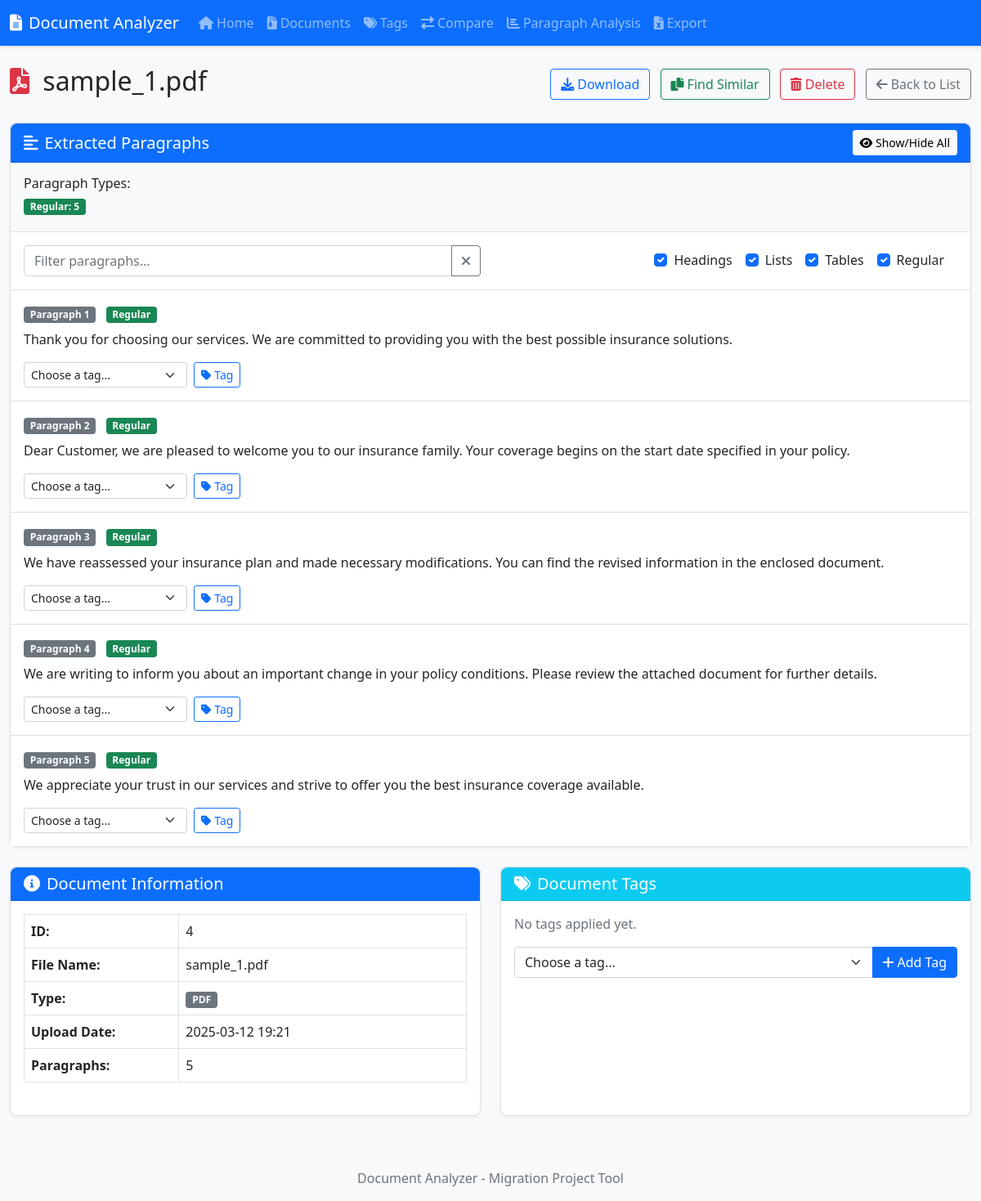
The page /document/4 on the database its author committed.
### models.py (models this page shows, shortened)
class Document(db.Model):
    id = db.Column(db.Integer, primary_key=True)
    filename = db.Column(db.String(255), nullable=False)
    original_filename = db.Column(db.String(255), nullable=False)
    file_type = db.Column(db.String(10), nullable=False)  # 'pdf' or 'docx'
    upload_date = db.Column(db.DateTime, default=datetime.utcnow)
    paragraphs = db.relationship('Paragraph', backref='document', lazy=True, cascade="all, delete-orphan")
    tags = db.relationship('Tag', secondary=document_tags, lazy='subquery',
                          backref=db.backref('documents', lazy=True))

class Paragraph(db.Model):
    id = db.Column(db.Integer, primary_key=True)
    document_id = db.Column(db.Integer, db.ForeignKey('document.id'), nullable=False)
    text = db.Column(db.Text, nullable=False)
    index = db.Column(db.Integer, nullable=False)  # Order within document
    paragraph_type = db.Column(db.String(20), default="regular")  # regular, heading, list-item, table-cell
    similarity_hash = db.Column(db.String(128), nullable=True)
    tags = db.relationship('Tag', secondary=paragraph_tags, lazy='subquery',
                          backref=db.backref('paragraphs', lazy=True))

### app.py (the view)
    @app.route('/document/<int:id>')
    def document_view(id):
        document = Document.query.get_or_404(id)
        all_tags = Tag.query.all()
        return render_template('document_view.html', document=document, all_tags=all_tags)

### templates/document_view.html (shortened to what this page needs)
{% extends 'base.html' %}
{% block content %}
<div class="d-flex justify-content-between align-items-center mb-4">
    <h2>
        {% if document.file_type == 'pdf' %}
            <i class="fas fa-file-pdf text-danger me-2"></i>
        {% else %}
            <i class="fas fa-file-word text-primary me-2"></i>
        {% endif %}
        {{ document.original_filename }}
    </h2>
    <div>
        <a href="{{ url_for('document_download', id=document.id) }}" class="btn btn-outline-primary me-2">
            <i class="fas fa-download me-1"></i>Download
        </a>
        <a href="{{ url_for('similar_documents', id=document.id) }}" class="btn btn-outline-success me-2">
            <i class="fas fa-copy me-1"></i>Find Similar
        </a>
        <button type="button" class="btn btn-outline-danger me-2"
                data-bs-toggle="modal"
                data-bs-target="#deleteDocumentModal">
            <i class="fas fa-trash-alt me-1"></i>Delete
        </button>
        <a href="{{ url_for('document_list') }}" class="btn btn-outline-secondary">
            <i class="fas fa-arrow-left me-1"></i>Back to List
        </a>
    </div>
</div>
<div class="card mb-4">
    <div class="card-header bg-primary text-white d-flex justify-content-between align-items-center">
        <h5 class="card-title mb-0"><i class="fas fa-align-left me-2"></i>Extracted Paragraphs</h5>
        <div>
            <button class="btn btn-sm btn-light" id="toggleAllParagraphs">
                <i class="fas fa-eye"></i> Show/Hide All
            </button>
        </div>
    </div>
    <div class="card-body p-0">
        <div class="p-3 bg-light border-bottom">
            <div class="row">
                <div class="col-md-12">
                    <h6>Paragraph Types:</h6>
                    <div class="d-flex flex-wrap">
                        {% set paragraph_type_counts = {} %}
                        {% for para in document.paragraphs %}
                            {% if para.paragraph_type in paragraph_type_counts %}
                                {% set _ = paragraph_type_counts.update({para.paragraph_type: paragraph_type_counts[para.paragraph_type] + 1}) %}
                            {% else %}
                                {% set _ = paragraph_type_counts.update({para.paragraph_type: 1}) %}
                            {% endif %}
                        {% endfor %}
                        {% for type, count in paragraph_type_counts.items() %}
                            {% if type == 'heading' %}
                                <span class="badge bg-primary me-2 mb-1">Headings: {{ count }}</span>
                            {% elif type == 'list-item' %}
                                <span class="badge bg-info me-2 mb-1">List Items: {{ count }}</span>
                            {% elif type == 'table-cell' %}
                                <span class="badge bg-warning text-dark me-2 mb-1">Table Cells: {{ count }}</span>
                            {% elif type == 'table-header' %}
                                <span class="badge bg-secondary me-2 mb-1">Table Headers: {{ count }}</span>
                            {% else %}
                                <span class="badge bg-success me-2 mb-1">Regular: {{ count }}</span>
                            {% endif %}
                        {% endfor %}
                    </div>
                </div>
            </div>
        </div>
        <div class="p-3 border-bottom">
            <div class="row align-items-center">
                <div class="col-md-6">
                    <div class="input-group">
                        <input type="text" id="paragraphFilter" class="form-control" placeholder="Filter paragraphs...">
                        <button class="btn btn-outline-secondary" type="button" id="clearFilter">
                            <i class="fas fa-times"></i>
                        </button>
                    </div>
                </div>
                <div class="col-md-6">
                    <div class="d-flex justify-content-end">
                        <div class="form-check form-check-inline">
                            <input class="form-check-input" type="checkbox" id="filterHeading" value="heading" checked>
                            <label class="form-check-label" for="filterHeading">Headings</label>
                        </div>
                        <div class="form-check form-check-inline">
                            <input class="form-check-input" type="checkbox" id="filterList" value="list-item" checked>
                            <label class="form-check-label" for="filterList">Lists</label>
                        </div>
                        <div class="form-check form-check-inline">
                            <input class="form-check-input" type="checkbox" id="filterTable" value="table-cell" checked>
                            <label class="form-check-label" for="filterTable">Tables</label>
                        </div>
                        <div class="form-check form-check-inline">
                            <input class="form-check-input" type="checkbox" id="filterRegular" value="regular" checked>
                            <label class="form-check-label" for="filterRegular">Regular</label>
                        </div>
                    </div>
                </div>
            </div>
        </div>
        <div class="list-group list-group-flush" id="paragraphContainer">
            {% for para in document.paragraphs %}
            <div class="list-group-item py-3 paragraph-item" data-type="{{ para.paragraph_type }}">
                <div class="d-flex justify-content-between align-items-center mb-2">
                    <div>
                        <span class="badge bg-secondary">Paragraph {{ para.index + 1 }}</span>
                        {% if para.paragraph_type == 'heading' %}
                            <span class="badge bg-primary ms-2">Heading</span>
                        {% elif para.paragraph_type == 'list-item' %}
                            <span class="badge bg-info ms-2">List Item</span>
                        {% elif para.paragraph_type == 'table-cell' %}
                            <span class="badge bg-warning text-dark ms-2">Table Cell</span>
                        {% elif para.paragraph_type == 'table-header' %}
                            <span class="badge bg-secondary ms-2">Table Header</span>
                        {% else %}
                            <span class="badge bg-success ms-2">Regular</span>
                        {% endif %}
                    </div>
                </div>
                <div class="paragraph-text mb-3 ">
                    {{ para.text }}
                </div>
                <div class="paragraph-actions">
                    <form action="{{ url_for('tag_paragraph', id=para.id) }}" method="post" class="d-flex">
                        <select class="form-select form-select-sm me-2" name="tag_id" style="max-width: 200px;">
                            <option value="" selected>Choose a tag...</option>
                        </select>
                        <button class="btn btn-sm btn-outline-primary" type="submit">
                            <i class="fas fa-tag me-1"></i>Tag
                        </button>
                    </form>
                </div>
            </div>
            {% endfor %}
        </div>
    </div>
</div>
<div class="row mb-4">
    <div class="col-md-6">
        <div class="card h-100">
            <div class="card-header bg-primary text-white">
                <h5 class="card-title mb-0"><i class="fas fa-info-circle me-2"></i>Document Information</h5>
            </div>
            <div class="card-body">
                <table class="table table-bordered mb-0">
                    <tr>
                        <th style="width: 35%">ID:</th>
                        <td>{{ document.id }}</td>
                    </tr>
                    <tr>
                        <th>File Name:</th>
                        <td>{{ document.original_filename }}</td>
                    </tr>
                    <tr>
                        <th>Type:</th>
                        <td>
                            <span class="badge bg-secondary">{{ document.file_type.upper() }}</span>
                        </td>
                    </tr>
                    <tr>
                        <th>Upload Date:</th>
                        <td>{{ document.upload_date.strftime('%Y-%m-%d %H:%M') }}</td>
                    </tr>
                    <tr>
                        <th>Paragraphs:</th>
                        <td>{{ document.paragraphs|length }}</td>
                    </tr>
                </table>
            </div>
        </div>
    </div>
    <div class="col-md-6">
        <div class="card h-100">
            <div class="card-header bg-info text-white">
                <h5 class="card-title mb-0"><i class="fas fa-tags me-2"></i>Document Tags</h5>
            </div>
            <div class="card-body">
                <div class="mb-3">
                    {% for tag in document.tags %}
                        <span class="badge mb-1 me-1" style="background-color: {{ tag.color }}">
                            {{ tag.name }}
                        </span>
                    {% else %}
                        <p class="text-muted">No tags applied yet.</p>
                    {% endfor %}
                </div>
                <form action="{{ url_for('tag_document', id=document.id) }}" method="post">
                    <div class="input-group">
                        <select class="form-select" name="tag_id">
                            <option value="" selected>Choose a tag...</option>
                        </select>
                        <button class="btn btn-primary" type="submit">
                            <i class="fas fa-plus me-1"></i>Add Tag
                        </button>
                    </div>
                </form>
            </div>
        </div>
    </div>
</div>
{% endblock %}

### static/css/main.css (style rules this page uses)
body { font-family: 'Segoe UI', Tahoma, Geneva, Verdana, sans-serif; background-color: #f8f9fa; }
.card { border-radius: 0.5rem; box-shadow: 0 2px 4px rgba(0,0,0,0.05); margin-bottom: 1.5rem; }
.card-header { border-top-left-radius: 0.5rem !important; border-top-right-radius: 0.5rem !important; }
.table th { font-weight: 600; }

### rows shown on the page
Document: original_filename "sample_1.pdf", id "4", file_type "PDF", upload_date "2025-03-12 19:21"
Paragraph: count "5", para.index+1 "1", paragraph_type "Regular", text "Thank you for choosing our services. We are committed to providing you with the best possible insurance solutions."
Paragraph: para.index+1 "2", paragraph_type "Regular", text "Dear Customer, we are pleased to welcome you to our insurance family. Your coverage begins on the start date specified in your policy."
Paragraph: para.index+1 "3", paragraph_type "Regular", text "We have reassessed your insurance plan and made necessary modifications. You can find the revised information in the enclosed document."
Paragraph: para.index+1 "4", paragraph_type "Regular", text "We are writing to inform you about an important change in your policy conditions. Please review the attached document for further details."
Paragraph: para.index+1 "5", paragraph_type "Regular", text "We appreciate your trust in our services and strive to offer you the best insurance coverage available."

### other values the page prints
{{ document.paragraphs|length }} "5"
